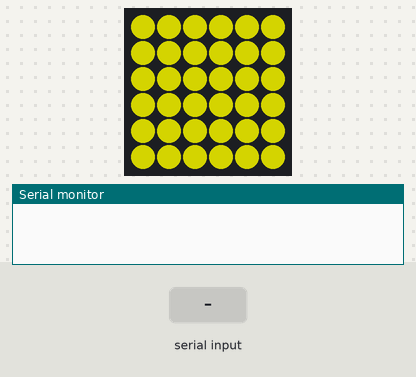
Bench run of a sketch on a simulated Arduino Uno, built with avr-gcc and run on an emulated ATmega328P. On the bench: 6×6 RGB LED matrix (first LED top left, wired row by row), the last lines printed to the serial monitor. The test bench sets the inputs (shaded band). Dim RGB values are drawn brighter than linear.

Above: at 1.2 s.
1.3 s: byte 109 ('m') received over Serial
At 1.61 s:
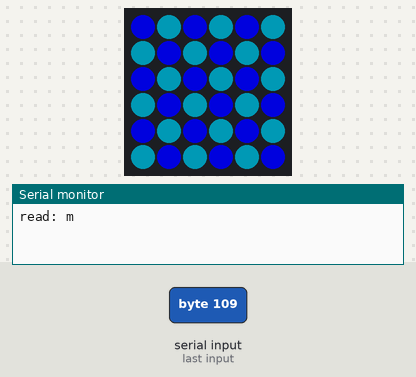
3.8 s: byte 98 ('b') received over Serial
At 4.48 s:
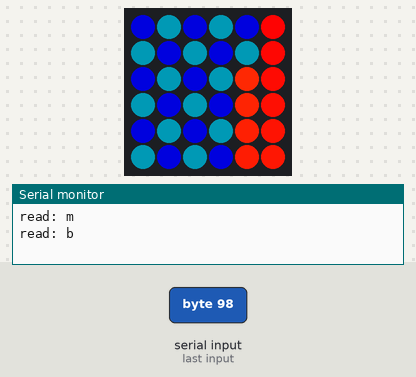
9.7 s: "e\n" received over Serial
At 11.19 s:
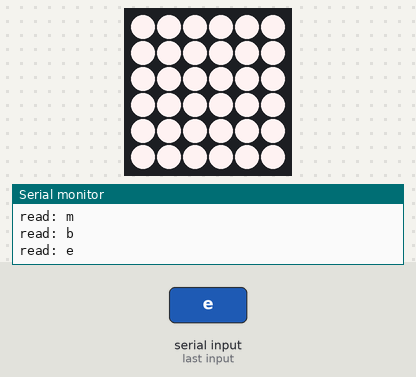
Timing chart, 0 to 12.7 s (numbered marks = the images above; inputs shaded):
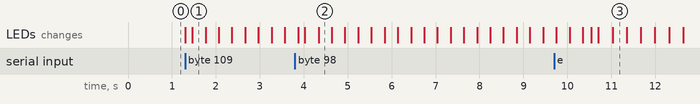

The sketch:

LeDisplay.ino
```cpp
// Adafruit_NeoMatrix example for single NeoPixel Shield.
// Scrolls 'Howdy' across the matrix in a portrait (vertical) orientation.

#include <Adafruit_NeoPixel.h>
#include <Adafruit_GFX.h>
#include <Adafruit_NeoMatrix.h>

#ifndef PSTR
 #define PSTR // Make Arduino Due happy
#endif

#define PIN 6

// Color definitions
#define COL_BLACK_32    0x000000
#define COL_RED_32      0xFE0000
#define COL_BLUE_32     0x00FE00
#define COL_GREEN_32    0x0000FE


#define COL_MAX_RED_8   0xFE
#define COL_MAX_GREEN_8 0xFE
#define COL_MAX_BLUE_8  0xFE


/*
// MATRIX DECLARATION:
// Parameter 1 = width of NeoPixel matrix
// Parameter 2 = height of matrix
// Parameter 3 = pin number (most are valid)
// Parameter 4 = matrix layout flags, add together as needed:
//   NEO_MATRIX_TOP, NEO_MATRIX_BOTTOM, NEO_MATRIX_LEFT, NEO_MATRIX_RIGHT:
//     Position of the FIRST LED in the matrix; pick two, e.g.
//     NEO_MATRIX_TOP + NEO_MATRIX_LEFT for the top-left corner.
//   NEO_MATRIX_ROWS, NEO_MATRIX_COLUMNS: LEDs are arranged in horizontal
//     rows or in vertical columns, respectively; pick one or the other.
//   NEO_MATRIX_PROGRESSIVE, NEO_MATRIX_ZIGZAG: all rows/columns proceed
//     in the same order, or alternate lines reverse direction; pick one.
//   See example below for these values in action.
// Parameter 5 = pixel type flags, add together as needed:
//   NEO_KHZ800  800 KHz bitstream (most NeoPixel products w/WS2812 LEDs)
//   NEO_KHZ400  400 KHz (classic 'v1' (not v2) FLORA pixels, WS2811 drivers)
//   NEO_GRB     Pixels are wired for GRB bitstream (most NeoPixel products)
//   NEO_RGB     Pixels are wired for RGB bitstream (v1 FLORA pixels, not v2)


// Example for NeoPixel Shield.  In this application we'd like to use it
// as a 5x8 tall matrix, with the USB port positioned at the top of the
// Arduino.  When held that way, the first pixel is at the top right, and
// lines are arranged in columns, progressive order.  The shield uses
// 800 KHz (v2) pixels that expect GRB color data.
*/
Adafruit_NeoMatrix matrix = Adafruit_NeoMatrix(6, 6, 6,
  NEO_MATRIX_TOP     + NEO_MATRIX_RIGHT +
  NEO_MATRIX_COLUMNS + NEO_MATRIX_ZIGZAG,
  NEO_GRB            + NEO_KHZ800);


byte serial_value = 0;

void setup() {
  matrix.begin();
  matrix.show();

  // initialize the serial communication:
  Serial.begin(9600);
}


uint32_t HSVtoRGB(float h, float s, float v)
{
  //https://gist.github.com/hdznrrd/656996
  int i;
  float f,p,q,t;
  byte r,g,b;

  h = max(0.0, min(360.0, h));
  s = max(0.0, min(100.0, s));
  v = max(0.0, min(100.0, v));

  s /= 100;
  v /= 100;

  if(s == 0) {
    // Achromatic (grey)
    r = g = b = round(v*255);
    return Adafruit_NeoPixel::Color( r,  g,  b);
  }

  h /= 60; // sector 0 to 5
  i = floor(h);
  f = h - i; // factorial part of h
  p = v * (1 - s);
  q = v * (1 - s * f);
  t = v * (1 - s * (1 - f));
  switch(i) {
    case 0:
      r = round(255*v);
      g = round(255*t);
      b = round(255*p);
      break;
    case 1:
      r = round(255*q);
      g = round(255*v);
      b = round(255*p);
      break;
    case 2:
      r = round(255*p);
      g = round(255*v);
      b = round(255*t);
      break;
    case 3:
      r = round(255*p);
      g = round(255*q);
      b = round(255*v);
      break;
    case 4:
      r = round(255*t);
      g = round(255*p);
      b = round(255*v);
      break;
    default: // case 5:
      r = round(255*v);
      g = round(255*p);
      b = round(255*q);
    }
  return Adafruit_NeoPixel::Color( r,  g,  b);
}

void ani_testimage(uint16_t steps, uint16_t delaytime)
{
   for(uint16_t j=0; j<1; j++)
  {
	   uint32_t c1 =matrix.Color(50,200,0);
	   uint32_t c2 = matrix.Color(0,50,200);
	  for(uint16_t i=0; i<matrix.numPixels(); i++) {
		  matrix.setPixelColor(i, i%2 ? c1 : c2);
	  }
	  matrix.show();
	  delay(delaytime);
	  for(uint16_t i=0; i<matrix.numPixels(); i++) {
		  matrix.setPixelColor(i, i%2 ? c2 : c1);
	  }
	  matrix.show();
	  delay(delaytime);
  }
}

void fillScreen( uint32_t c )
{
  for( uint16_t i=0; i<matrix.numPixels(); i++)
  {
	matrix.setPixelColor(i, c);
  }
  matrix.show();
}

void fillLine(uint8_t line, uint32_t color)
{
  uint8_t base = line*6;
  for( uint8_t i=0; i<6; i++)
  {
    matrix.setPixelColor(base+i,color);
  }
  matrix.show();
}


/** animation that lets a pixel run across the canvas in forward direction with repeats using
  * a delaytime.
  * @param forward: false or true
  * @param repeats: repeat the forward/backward movement
  * @param delaytime: time between moving the pixels
  */
void ani_chase(bool forward, uint16_t repeats, uint16_t delaytime)
{
  if( forward==true )
  {
 	  Serial.write("forward: ");
	  Serial.println( forward, DEC );
    for( uint16_t run=0; run<repeats; run++)
    {
      for( uint16_t i=0; i<=36; i++)
      {
        matrix.fillScreen( matrix.Color(0,0,0));
        matrix.setPixelColor( i, matrix.Color(254, 0, 0));
        delay(delaytime);
        matrix.show();
      } // end chasing
    } // end repeats
  } // if forward
  else
  {
    for( uint16_t run=0; run<repeats; run++)
    {
      for( uint16_t i=36; i>0; i--)
      {
        // Serial.write("backward: ");
        // Serial.println( forward, DEC );
        matrix.fillScreen( matrix.Color(0,0,0));
        matrix.setPixelColor( i-1, matrix.Color(254, 0, 0));
        delay(delaytime);
        matrix.show();
      } // end chasing
    } // end repeats
  } // end backwards
}

void ani_chaseLine(bool forward, uint16_t repeats, uint16_t delaytime)
{
  if( forward==true )
  {
 	  Serial.write("forward: ");
	  Serial.println( forward, DEC );
    for( uint16_t run=0; run<repeats; run++)
    {
      for( uint16_t i=0; i<=6; i++)
      {
        matrix.fillScreen( matrix.Color(0,0,0));
        fillLine( i, matrix.Color(254, 0, 0));
        delay(delaytime);
        matrix.show();
      } // end chasing
    } // end repeats
  } // if forward
  else
  {
    for( uint16_t run=0; run<repeats; run++)
    {
      for( uint16_t i=6; i>0; i--)
      {
        // Serial.write("backward: ");
        // Serial.println( forward, DEC );
        matrix.fillScreen( matrix.Color(0,0,0));
        fillLine( i-1, matrix.Color(254, 0, 0));
        delay(delaytime);
        matrix.show();
      } // end chasing
    } // end repeats
  } // end backwards
}

void ani_walkSaturation(uint16_t delayTime)
{
	for( uint8_t sat=0; sat<99; sat++)
	{
		fillScreen(HSVtoRGB(0, sat, 99));
		matrix.show();
		delay(delayTime);
	}
	delay(delayTime*5);
	for( uint8_t sat=100; sat>1; sat--)
	{
		fillScreen(HSVtoRGB(0, sat-1, 99));
		matrix.show();
		delay(delayTime);
	}
}

void ani_walkValue(uint16_t delayTime)
{
	for( uint8_t value=0; value<99; value++)
	{
		fillScreen(HSVtoRGB(0, 99, value));
		matrix.show();
		delay(delayTime);
	}
	delay(delayTime*5);
	for( uint8_t value=100; value>1; value--)
	{
		fillScreen(HSVtoRGB(0, 99, value));
		matrix.show();
		delay(delayTime);
	}
}

void ani_walkHue(uint16_t delayTime)
{
	for( uint16_t hue=0; hue<360; hue++ )
	{
		fillScreen(HSVtoRGB(hue, 99, 99));
		matrix.show();
		delay(delayTime);
	}
}

void loop()
{

  static byte i;


  // print out what was received:
  if (Serial.available())
  {
    // read the most recent byte (which will be from 0 to 255):
    serial_value = Serial.read();
	if( serial_value!=' ' )
	{
		Serial.write("read: ");
		Serial.write(serial_value);
		Serial.write("\n");
    // short testimage:
    ani_testimage(2, 150);
	}
  }

  // handler:
  switch(serial_value)
  {
    case '1' :
	  fillScreen(COL_RED_32);
	  matrix.show();
	  break;
	case '2' :
	  fillScreen(COL_GREEN_32);
	  matrix.show();
	  break;
	case '3' :
	  fillScreen(COL_BLUE_32);
 	  // Serial.write("Color: ");Serial.println( Adafruit_NeoPixel::Color(0,0,254), HEX );
	  matrix.show();
	  break;
	case '4' :
	  fillScreen(Adafruit_NeoPixel::Color( 254,  0,  0));
	  matrix.show();
	  break;
	case '5' :
	  fillScreen(Adafruit_NeoPixel::Color( 0,  254,  0));
	  matrix.show();
	  break;
	case '6' :
	  fillScreen(Adafruit_NeoPixel::Color( 0,  0,  254));
 	  // Serial.write("Color: ");Serial.println( Adafruit_NeoPixel::Color(0,0,254), HEX );
	  matrix.show();
	  break;
	case ' ':
	  break;
	case 'c':
      ani_chase(true, 1, 30);
	  ani_chase(false,1, 30);
	  // Serial.write("speed: ");
	  // Serial.println( i, DEC );
	  break;
	case 'w' :
      ani_walkHue(20);
	  break;
	case 'e' :
	  ani_walkSaturation(30);
	  break;
	case 'r' :
	  ani_walkValue(30);
	  break;
	case 'm':
		for( uint16_t colorBase=0; colorBase<360; colorBase+=24)
		{
			for( uint8_t line=0; line<6; line++ )
			{
				fillLine(line, HSVtoRGB(colorBase+line*4,99,99));
				matrix.show();
				delay(20);
			}
		}
	  break;
	case 'n':
      ani_chaseLine(true, 1, 30);
	  ani_chaseLine(false,1, 30);
	  break;
	case 'b':
		for( uint16_t colorBase=0; colorBase<360; colorBase+=36)
		{
			for( uint8_t pixel=0; pixel<36; pixel++ )
			{
				matrix.setPixelColor(pixel,HSVtoRGB(colorBase+pixel,99,99));
				matrix.show();
				delay(15);
			}
		}

	  break;
	default :
	  fillScreen(Adafruit_NeoPixel::Color(128,128,0));
	  matrix.show();
	  break;
  }

}
```

Measured:
- after the input at 1.3 s, the LEDs: first change at once (image 1 shows a later state)
- after the input at 3.8 s, the LEDs: first change after 0.07 s (image 2 shows a later state)
- after the input at 9.7 s, the LEDs: first differ from a run without the input after 0.84 s (image 3 shows a later state)
